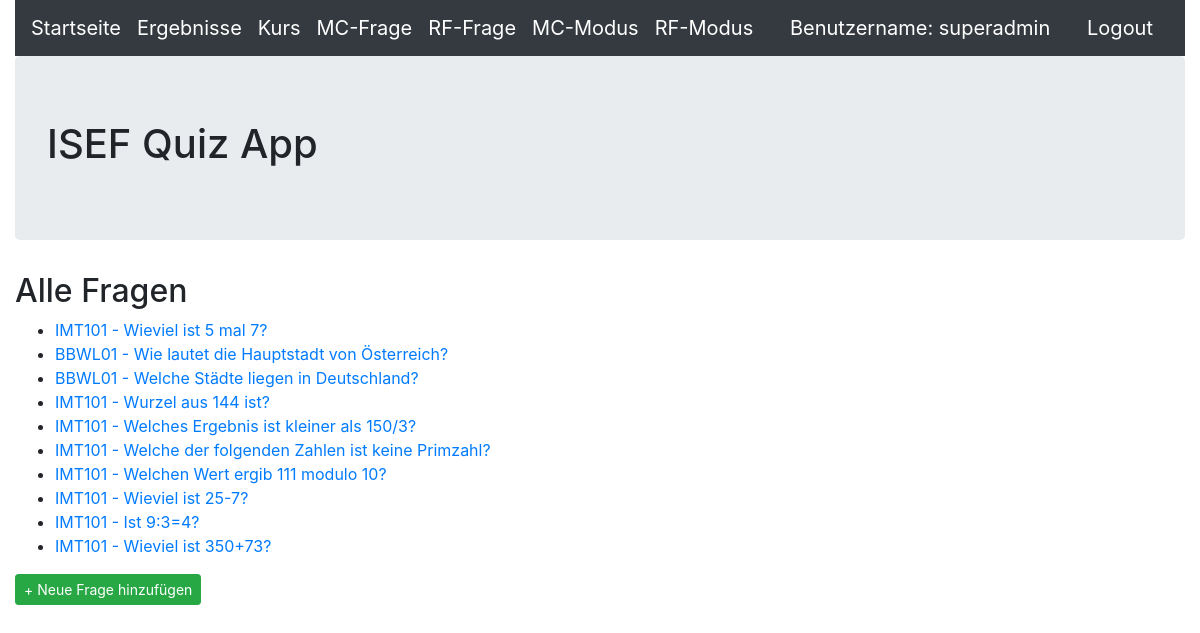
Page /frage (signed in) on the committed database.
### quiz/models.py (models this page shows, shortened)
class Frage(models.Model):
    name = models.CharField(max_length=255,blank=False,help_text='Geben Sie hier die Frage ein')
    kurs = models.ForeignKey(Kurs,null=True,blank=False,on_delete=models.CASCADE,help_text='Wählen Sie den Kurs, welchem die Frage zugewiesen wird')
    antwort1 = models.CharField(max_length=255,blank=False,null=True,help_text='Geben Sie die Antwort1 der Frage ein')
    antwort1richtig = models.BooleanField(default=False,help_text='Geben Sie an ob Antwort1 richtig ist',verbose_name="Antwort1 richtig?")
    antwort2 = models.CharField(max_length=255,blank=False,null=True,help_text='Geben Sie die Antwort2 der Frage ein')
    antwort2richtig = models.BooleanField(default=False,help_text='Geben Sie an ob Antwort2 richtig ist',verbose_name="Antwort2 richtig?")
    antwort3 = models.CharField(max_length=255,blank=True,null=True,help_text='Geben Sie die Antwort3 der Frage ein (optional)')
    antwort3richtig = models.BooleanField(default=False,help_text='Geben Sie an ob Antwort3 richtig ist',verbose_name="Antwort3 richtig?")
    antwort4 = models.CharField(max_length=255,blank=True,null=True,help_text='Geben Sie die Antwort4 der Frage ein (optional)')
    antwort4richtig = models.BooleanField(default=False,help_text='Geben Sie an ob Antwort4 richtig ist',verbose_name="Antwort4 richtig?")

class Kurs(models.Model):
    name = models.CharField(max_length=50,help_text='Geben Sie den Namen des Kurses ein')
    beschreibung = models.CharField(max_length=255,help_text='Geben Sie die Beschreibung des Kurses ein')
    def __str__(self):
        return self.name

### quiz/views.py (the view)
# urls.py: path('frage', FrageHome.as_view(), name='frage_start'),
class FrageHome(AuthListView):
    model = Frage
    template_name = 'frage/frage_home.html'

### quiz/templates/frage/frage_home.html
{% extends 'base.html' %}
{% block content %}
<h2>Alle Fragen</h2>
<ul>
    {% for frage in object_list %}
	<li><a href="{% url 'frage_detail' frage.pk %}">{{ frage.kurs }} - {{ frage.name }}</a></li>
    {% endfor %}
</ul>
<a class="btn btn-success btn-sm" href="{% url 'neue_frage' %}">+ Neue Frage hinzufügen</a>
{% endblock content %}

### templates/base.html (shortened to what this page needs)
<!DOCTYPE html>
<html>
  <head>
	<link rel="stylesheet" href="https://stackpath.bootstrapcdn.com/bootstrap/4.5.0/css/bootstrap.min.css">
  </head>
  <body>
    <div class="container-fluid">
        <header>
            <nav class="navbar navbar-expand-lg navbar-dark bg-dark">
				<a class="navbar-brand" href="{% url 'index' %}">Startseite</a>
				<a class="navbar-brand" href="{% url 'ergebnis_start' %}">Ergebnisse</a>
                <a class="navbar-brand" href="{% url 'kurs_start' %}">Kurs</a>
				<a class="navbar-brand" href="{% url 'frage_start' %}">MC-Frage</a>
				<a class="navbar-brand" href="{% url 'richtigoderfalsch_start' %}">RF-Frage</a>
				<a class="navbar-brand" href="{% url 'mctest_select' %}">MC-Modus</a>
				<a class="navbar-brand" href="{% url 'rftest_select' %}">RF-Modus</a>
				{% if user.is_authenticated %}
                <a class="navbar-brand ml-auto order-md-last">Benutzername: {{ user.get_username }}</a>
                <a class="navbar-brand ml-auto order-md-last" href="{% url 'logout'%}?next={{request.path}}">Logout</a>
                {% else %}
                <a class="navbar-brand ml-auto order-md-last" href="{% url 'login'%}?next={{request.path}}">Login</a>
                {% endif %}
            </nav>
        </header>
        <div class="jumbotron">
            <h1>ISEF Quiz App</h1>
        </div>
        {% block content %}
        {% endblock content %}
    </div>
  </body>
</html>

### rows in the picture
Frage: kurs "IMT101", name "Wieviel ist 5 mal 7?"
Frage: kurs "BBWL01", name "Wie lautet die Hauptstadt von Österreich?"
Frage: kurs "BBWL01", name "Welche Städte liegen in Deutschland?"
Frage: kurs "IMT101", name "Wurzel aus 144 ist?"
Frage: kurs "IMT101", name "Welches Ergebnis ist kleiner als 150/3?"
Frage: kurs "IMT101", name "Welche der folgenden Zahlen ist keine Primzahl?"
Frage: kurs "IMT101", name "Welchen Wert ergib 111 modulo 10?"
Frage: kurs "IMT101", name "Wieviel ist 25-7?"
Frage: kurs "IMT101", name "Ist 9:3=4?"
Frage: kurs "IMT101", name "Wieviel ist 350+73?"

### other values in the picture
{{ user.get_username }} "superadmin"
